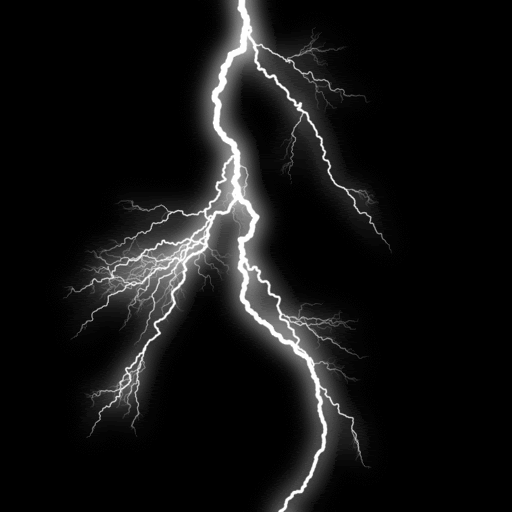
#> input picture resources/lightning.png, 512 x 512 px
$ jupyter execute --allow-errors task1.3.ipynb
#> lines starting #> are read from the running program, lines starting #| are printed output that depends on the picture; after the words box and inside, x2 and y2 are one past the last pixel; in counts of white or black regions, pixels touching at a corner belong together
# Task 1.3: estimating the fractal dimension of objects in images

[cell 1]
import numpy as np
import imageio.v3 as iio
import numpy.linalg as la
import scipy.ndimage as img
import matplotlib.pyplot as plt

### Binarization function
This function reads an image from its file path, reads it into a numpy array, and applies Gaussian filters and thresholding to create a binary image. It also automatically inverts the binary image if the background is dark, ensuring that the foreground is white (1).

This code was basically provided in the assignment description, However in the end we invert the black and white pixels automatically if needed so that the subject is always white.

[cell 2]
def binarize(image_path):
    """
    Apply Gaussian filters and threshold to create binary image.
    Automatically inverts if needed so that foreground is black (1).
    """
#> called with image_path = 'resources/lightning.png'
    image = iio.imread(image_path, mode='L').astype(float)
#> image: shape (512, 512) float64; min 0, max 254, mean 19.1
    image_binary = np.abs(img.gaussian_filter(image, sigma=0.50) -
                          img.gaussian_filter(image, sigma=1.00))
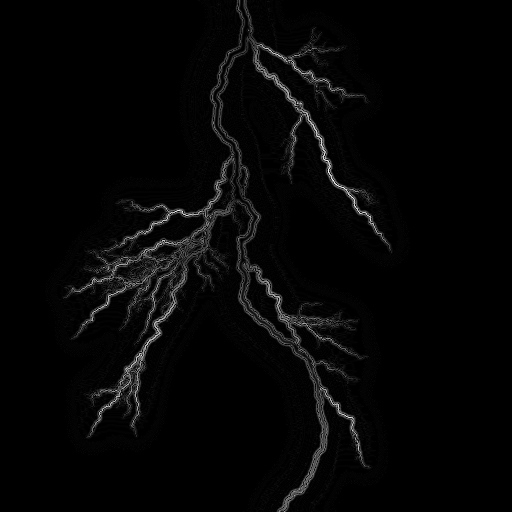
#> image_binary: shape (512, 512) float64; min 0, max 60.29, mean 1.4; drawn with min black and max white
    bin_img = img.binary_closing(np.where(image_binary < 0.1 * image_binary.max(), 0, 1))
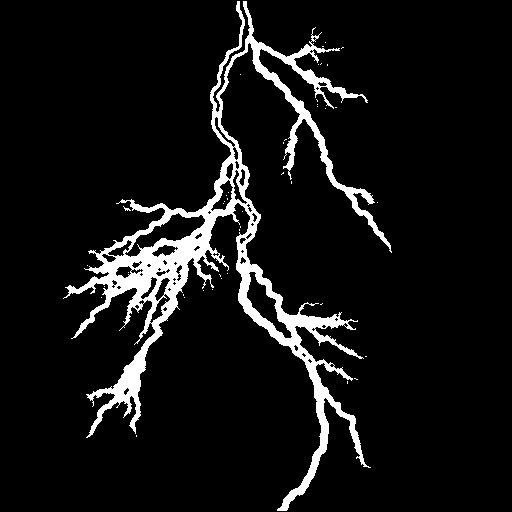
#> bin_img: shape (512, 512) bool; 7.6% white; 43 white regions (42 under 20 px), largest, box (x1, y1, x2, y2) and area: (63, 1, 392, 511) 19894

    return bin_img

[cell 3]
lightning_binary = binarize('resources/lightning.png')
iio.imwrite("results/3_lightning_binary.png", ((1-lightning_binary) * 255).astype(np.uint8))
# (1-binary) since iio.imwrite expects 0 to be black and 255 to be white, but our binary images have 0 as background and 1 as foreground.

#> (a cell that did not finish here is left out)

iio.imwrite("results/3_tree_binary.png", ((1-tree_binary) * 255).astype(np.uint8))

### Box counting function
Start with boxes of size 1/2 * image_width, then 1/4, 1/8, ..., down to 1/2^(L-2) where L = log2(image_width).

[cell 5]
def box_count(image):
    """
    Compute box counts for multiple scales.
    Returns arrays of log(1/s) and log(n) for regression.
    """
    assert image.shape[0] == image.shape[1], "Image must be square"
    w = image.shape[0]
#> w = 512
    L = int(np.log2(w))
#> L = 9
    s_values = [1 / (2 ** l) for l in range(1, L - 1)]

    n_list = []
    for s in s_values:
        box_size = int(w * s)
        count = 0
        # Slide over the image with non-overlapping boxes
        for i in range(0, w, box_size):
            for j in range(0, w, box_size):
                if np.any(image[i:i + box_size, j:j + box_size]):
                    count += 1
        n_list.append(count)
#> this loop made 7 passes
#> box_size on passes 1 to 7: 256, 128, 64, 32, 16, 8, 4
#> after the loop, n_list = [4, 12, 32, 94, 254, 716, 2063]

    print(n_list)
#| [4, 12, 32, 94, 254, 716, 2063]
    #  logs for regression
    log_inv_s = np.log(1 / np.array(s_values))
    log_n = np.log(np.array(n_list))
#> log_n = [1.39, 2.48, 3.47, 4.54, 5.54, 6.57, 7.63]
    return log_inv_s, log_n

[cell 6]
lightning_log_inv_s, lightning_log_n = box_count(lightning_binary)
#> lightning_log_inv_s = [0.693, 1.39, 2.08, 2.77, 3.47, 4.16, 4.85]; lightning_log_n = [1.39, 2.48, 3.47, 4.54, 5.54, 6.57, 7.63]
#> (the rest of this cell did not finish here and is left out)

## Estimate fractal dimension using least squares linear regression

[cell 7]
def estimate_fractal_dimension(log_inv_s, log_n):
    A = np.vstack([log_inv_s, np.ones(len(log_inv_s))]).T
#> A = [[0.693, 1], [1.39, 1], [2.08, 1], [2.77, 1], [3.47, 1], [4.16, 1], [4.85, 1]]
    D, b = la.lstsq(A, log_n, rcond=None)[0]
#> D = 1.49; b = 0.377
    return D, b

[cell 8]
lightning_D, lightning_b = estimate_fractal_dimension(lightning_log_inv_s, lightning_log_n)
#> lightning_D = 1.49; lightning_b = 0.377
#> (the rest of this cell did not finish here and is left out)
